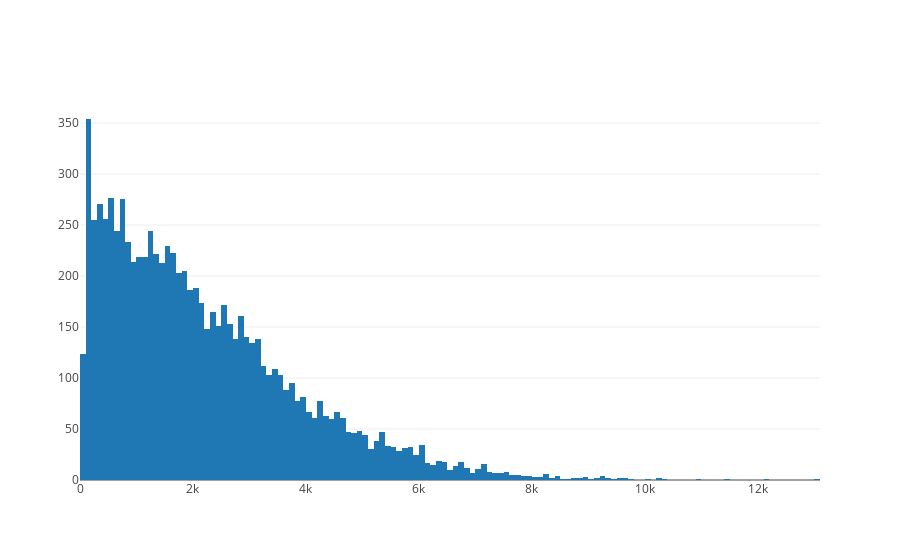

Notebook cell for this chart:
### Code cell
# item  price histo
fig = go.Figure(data=[go.Histogram(x=df.Item_Outlet_Sales)])
fig.show()
py.iplot(fig)

### Figure 1 — Plotly figure (JSON) as saved in the notebook; plotly's stock layout.template omitted (floating-point values rounded to 4 significant figures; data arrays with more than 128 entries replaced by an {"elided": "..."} marker saying what was removed)
{"data": [{"type": "histogram", "uid": "099758df-49fb-472a-8345-7bab39c1527f", "x": {"elided": "8523 float values"}}], "layout": {}}
